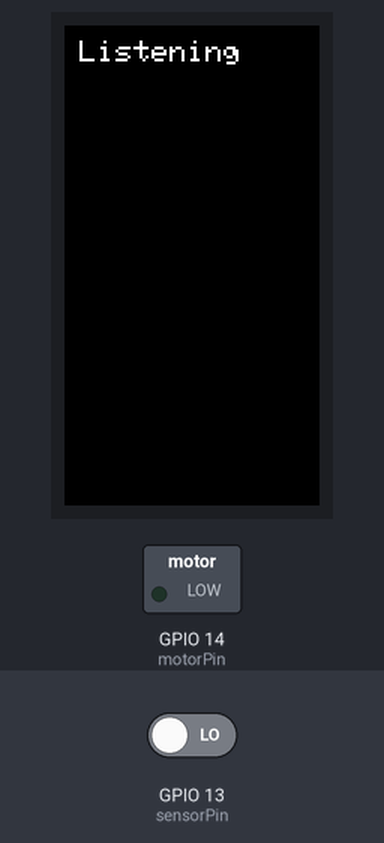
Simulated run of this sketch. Board: ESP32. On the bench: 170×320 colour display, switched loads named in the sketch (green lamp = pin HIGH). Dashed ring = blinking. The test bench sets the inputs (shaded band); at power-on: GPIO 13 (sensorPin) LOW.

Above: at 1.4 s.
1.5 s: GPIO 13 (sensorPin) driven HIGH
At 2.3 s:
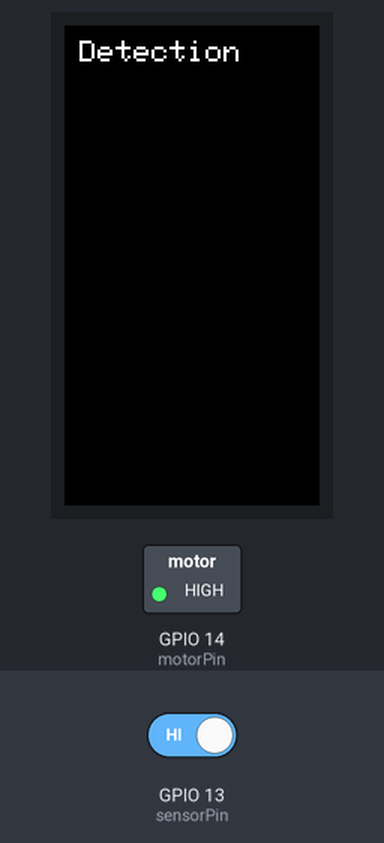
4.5 s: GPIO 13 (sensorPin) driven LOW
At 5.18 s:
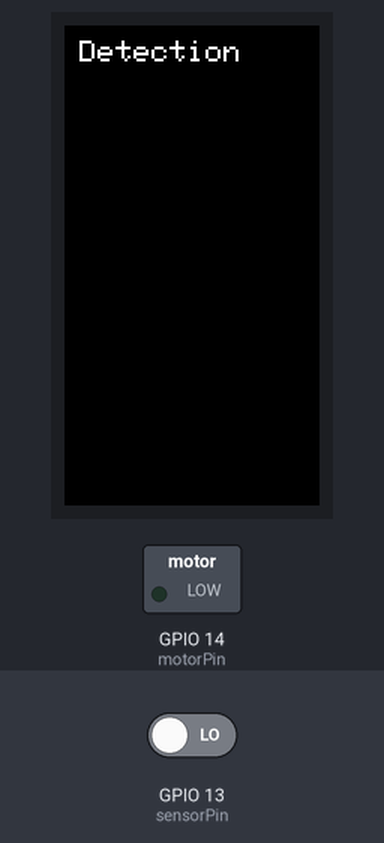
Timing chart, 0 to 7.5 s (numbered marks = the images above; inputs shaded):
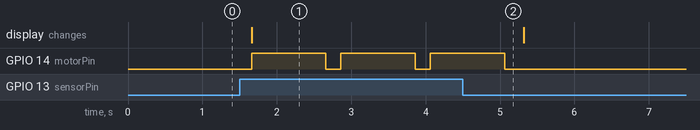

The sketch:

Default-code.ino
```cpp
#include <Adafruit_GFX.h>    // Importing the Adafruit_GFX library
#include <Adafruit_ST7789.h> // Import the Adafruit_ST7789 library

// Define the size of the screen
#define LCD_WIDTH  170
#define LCD_HEIGHT 320

// Define the pins of the ESP32 connected to the LCD
#define LCD_MOSI 23  // SDA Pin on ESP32 D23
#define LCD_SCLK 18  // SCL Pin on ESP32 D18
#define LCD_CS   15  // Chip select control pin on ESP32 D15
#define LCD_DC    2  // Data Command control pin on ESP32 D2
#define LCD_RST   4  // Reset pin (could connect to RST pin) on ESP32 D4
#define LCD_BLK   32  // Black Light Pin on ESP32 D32

// Vibration sensor and motor pins
const int sensorPin = 13;    // Pin connected to vibration sensor output
const int motorPin = 14;     // Pin connected to motor control

// Create the Adafruit_ST7789 object
Adafruit_ST7789 lcd = Adafruit_ST7789(LCD_CS, LCD_DC, LCD_RST);

// Variable to keep track of the display state
bool detectionDisplayed = false;

void setup() {
  // Initialize LCD
  lcd.init(LCD_WIDTH, LCD_HEIGHT);
  lcd.setRotation(0);
  lcd.fillScreen(ST77XX_BLACK);

  // Set up text properties
  lcd.setTextSize(2);
  lcd.setTextColor(ST77XX_WHITE);

  // Initialize sensor and motor pins
  pinMode(sensorPin, INPUT);
  pinMode(motorPin, OUTPUT);
  digitalWrite(motorPin, LOW);  // Ensure motor is off initially

  // Display initial "Listening" message
  lcd.setCursor(10, 10);
  lcd.print("Listening");
}

void loop() {
  // Read the vibration sensor
  int sensorValue = digitalRead(sensorPin);

  // If vibration detected
  if (sensorValue == HIGH) {
    if (!detectionDisplayed) { // Only update if not already displaying "Detection"
      lcd.fillScreen(ST77XX_BLACK);    // Clear the screen
      lcd.setCursor(10, 10);           // Position for the "Detection" message
      lcd.print("Detection");          // Display "Detection"
      detectionDisplayed = true;       // Update flag
    }

    // Activate motor for 1 second
    digitalWrite(motorPin, HIGH);      // Turn motor on
    delay(1000);                       // Run motor for 1 second
    digitalWrite(motorPin, LOW);       // Turn motor off
  }
  else { // No vibration detected
    if (detectionDisplayed) { // Only update if currently displaying "Detection"
      lcd.fillScreen(ST77XX_BLACK);    // Clear the screen
      lcd.setCursor(10, 10);           // Position for the "Listening" message
      lcd.print("Listening");          // Display "Listening"
      detectionDisplayed = false;      // Update flag
    }
  }

  delay(200); // Small delay to stabilize sensor reading
}
```

Measured:
- after the input at 1.5 s, GPIO 14 (motorPin): alternates HIGH for 1.0 s and LOW for 0.20 s, starting after 0.16 s; the display: changes after 0.16 s (image 1)
- after the input at 4.5 s, GPIO 14 (motorPin): goes on until 5.1 s, then stays LOW
